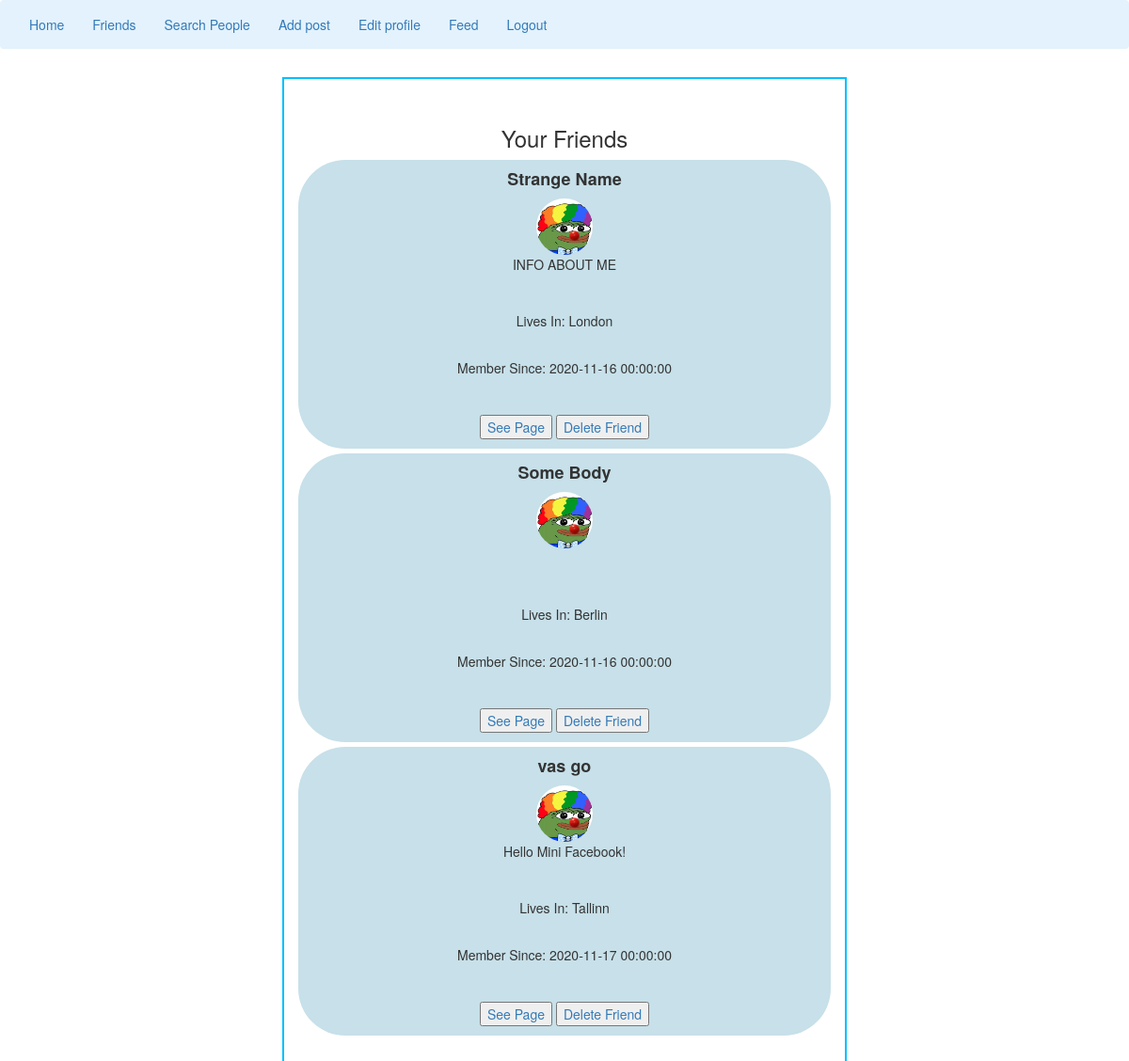
/prax3/friends.php (signed in), run on the app's committed database.
### tables this page shows
CREATE TABLE `friends` (
  `friendship_id` int(11) NOT NULL,
  `user_id` int(11) NOT NULL,
  `friend_id` int(11) NOT NULL
);

CREATE TABLE `users` (
  `id` int(11) NOT NULL,
  `name` varchar(50) NOT NULL,
  `surname` varchar(50) NOT NULL,
  `email` varchar(50) NOT NULL,
  `password` varchar(100) NOT NULL,
  `description` text DEFAULT NULL,
  `created_at` datetime NOT NULL DEFAULT current_timestamp(),
  `updated_at` datetime NOT NULL DEFAULT current_timestamp(),
  `town` varchar(50) NOT NULL,
  `photo` varchar(100) DEFAULT NULL
);

### prax3/includes/db.php (called while the page is built, shortened)
<?php
function db() {
    static $conn;
    if ($conn===NULL){
        $conn = mysqli_connect (DB_HOST, DB_USER,DB_PASS, DB_BASE);
        $conn->set_charset('utf8');
    }
    return $conn;
}

### prax3/functions/allFriends.php (the view)
 <?php
include_once("includes/db.php");
$stmt = db()->prepare("SELECT * FROM friends WHERE user_id = ?");
$stmt->bind_param("i", $user_id);
$stmt->execute();
$res = $stmt->get_result();
while($row = $res->fetch_assoc()) {
    $friend_id = $row['friend_id'];
    $friendship_id = $row['friendship_id'];
    $friend = db()->prepare("SELECT * FROM users WHERE id = ?");
    $friend->bind_param("i", $friend_id);
    $friend->execute();
    $run_friend = $friend->get_result();
    $row_friends = $run_friend->fetch_assoc();
    $friend_first_name = $row_friends['name'];
    $friend_last_name = $row_friends['surname'];
    $friend_describe = $row_friends['description'];
    $friend_country = $row_friends['town'];
    $friend_registration = $row_friends['created_at'];
    $text = substr($friend_describe, 0, 80);
    $text1 = substr($friend_describe, 80, 160);
    $text2= substr($friend_describe, 160, 250);
        echo "
        <div class='row' style=' background-color:#c7e0e9; text-align: center;border-radius: 50px; margin-bottom: 5px' >
			<h4><strong>$friend_first_name $friend_last_name</strong></h4>
			<div><img class='img-circle' src='../prax3/image/pep.jpg' alt='img' style='height: 60px;width: 60px'></div>
			";
        echo"
			$text<br>
			$text1<br>
			$text2<br>
			<p>Lives In: </strong> $friend_country</p><br>
			<p>Member Since: </strong> $friend_registration</p><br>
			<a href='../prax3/profilePage.php?person_id=$friend_id' ><button>See Page</button></a>
			<a href='functions/deleteFriend.php?friendship_id=$friendship_id'><button>Delete Friend</button></a>
			</div>
			";
}

### prax3/friends.php (shortened to what this page needs)
<!DOCTYPE html>
<?php
include("includes/header.php");
?>
<html lang="en">
<head>
    <link rel="stylesheet" href="https://maxcdn.bootstrapcdn.com/bootstrap/3.3.7/css/bootstrap.min.css">
    <link rel="stylesheet" type="text/css" href="includes/style.css">
</head>
<body>
<div class="row">
    <div class="col-sm-12">
        <div class="main-content">
            <div class="header">
                <h3>Your Friends</h3>
            </div>
        <div class="col-sm-3">
        </div>
        <?php include_once("../prax3/functions/allFriends.php") ?>
    </div>
        </div>
</div>
</body>
</html>

### prax3/includes/header.php (shortened to what this page needs)
<?php
include("includes/db.php");
?>
<nav class="navbar navbar-light" style="background-color: #e3f2fd;">
    <div class="container-fluid">
        <div >
            <ul class="nav navbar-nav">
                <?php
                $user = $_SESSION['email'];
                $stmt = db()->prepare("SELECT * FROM users WHERE email = ?");
                $stmt->bind_param("s", $user);
                $stmt->execute();
                $res = $stmt->get_result();
                $row = $res->fetch_assoc();
                $user_id = $row['id'];
                ?>
                <li><a href="../prax3/home.php">Home</a></li>
                <li><a href="../prax3/friends.php">Friends</a></li>
                <li><a href='../prax3/peopleSearch.php'>Search People</a></li>
                <li><a href="../prax3/post.php">Add post</a></li>
                <li><a href='../prax3/edit.php'>Edit profile</a></li>
                <li><a href='../prax3/feed.php'>Feed</a></li>
                <li><a href='../prax3/logout.php'>Logout</a></li>
            </ul>
        </div>
    </div>
</nav>

### prax3/includes/style.css (style rules this page uses)
body { overflow-x: hidden; }
button { position: center; margin-bottom: 10px; margin-top: 10px; }
.row { text-align: center; }
.main-content { width: 50%; height: 40%; margin: 10px auto; background-color: #fff; border: 2px solid deepskyblue; padding: 30px 30px; }

### data on the page
friends: users.name "Strange", users.surname "Name", users.description "INFO ABOUT ME", users.town "London", users.created_at "2020-11-16 00:00:00"
friends: users.name "Some", users.surname "Body", users.town "Berlin", users.created_at "2020-11-16 00:00:00"
friends: users.name "vas", users.surname "go", users.description "Hello Mini Facebook!", users.town "Tallinn", users.created_at "2020-11-17 00:00:00"
